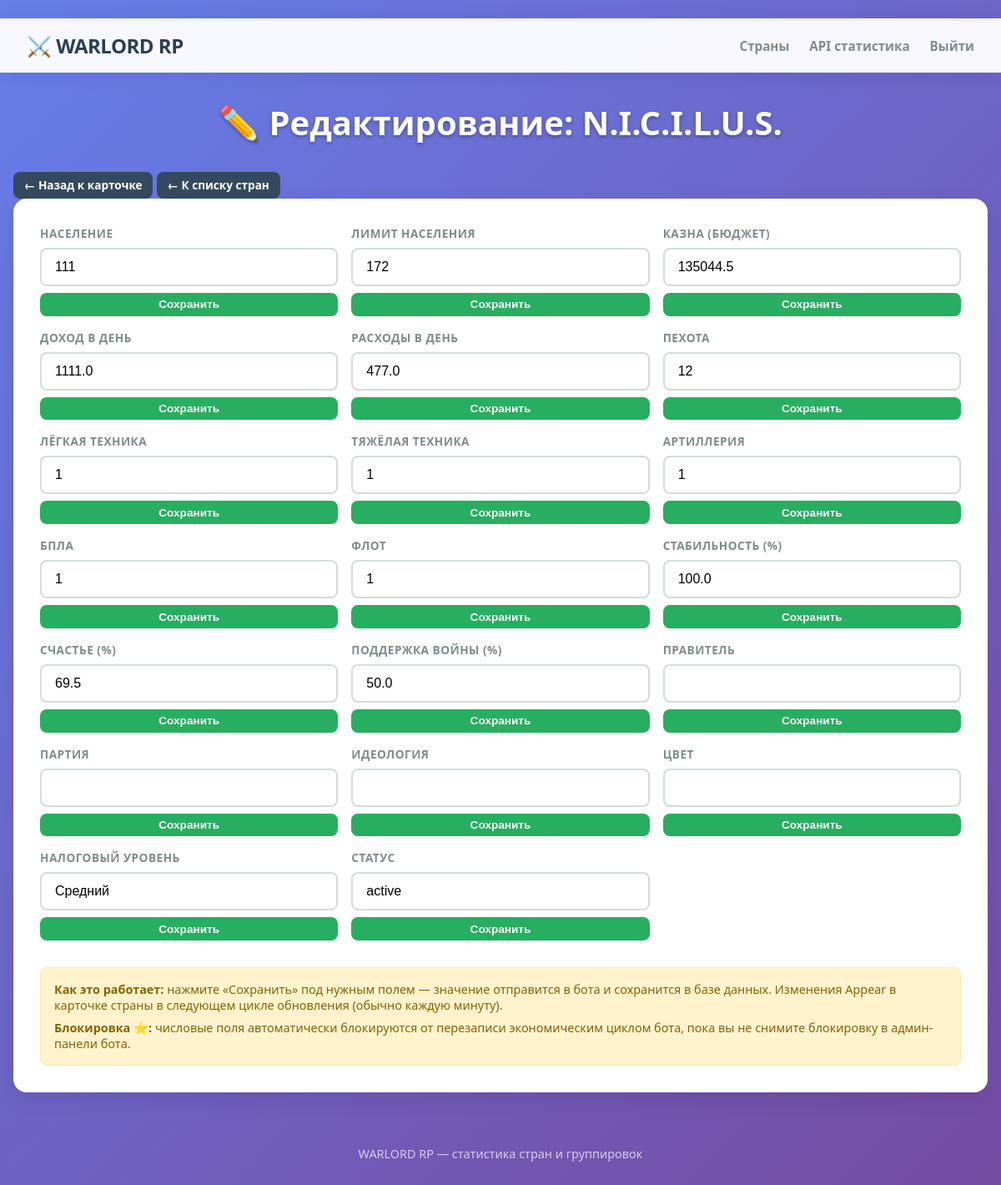
The page /country/N.I.C.I.L.U.S./edit (signed in) on the database its author committed.
### tables this page shows
CREATE TABLE countries (
    id INTEGER PRIMARY KEY AUTOINCREMENT,
    name TEXT UNIQUE NOT NULL,
    flag_file_id TEXT,
    ruler TEXT,
    party TEXT,
    ideology TEXT,
    color TEXT,
    population INTEGER DEFAULT 0,
    population_capacity INTEGER DEFAULT 0,
    budget REAL DEFAULT 0,
    income_daily REAL DEFAULT 0,
    expenses_daily REAL DEFAULT 0,
    army_infantry INTEGER DEFAULT 0,
    army_light_vehicles INTEGER DEFAULT 0,
    army_heavy_wheeled INTEGER DEFAULT 0,
    army_artillery INTEGER DEFAULT 0,
    army_drones INTEGER DEFAULT 0,
    army_navy INTEGER DEFAULT 0,
    tax_level TEXT DEFAULT 'Средний',
    stability REAL DEFAULT 70,
    war_support REAL DEFAULT 50,
    happiness REAL DEFAULT 50,
    resources_json TEXT DEFAULT '[]',
    settlements_json TEXT DEFAULT '[]',
    industry_json TEXT DEFAULT '[]',
    research_json TEXT DEFAULT '[]',
    card_message_id INTEGER,
    updated_at TEXT
, prev_population INTEGER DEFAULT 0, prev_budget REAL DEFAULT 0, prev_army_infantry INTEGER DEFAULT 0, prev_army_light_vehicles INTEGER DEFAULT 0, prev_army_heavy_wheeled INTEGER DEFAULT 0, prev_army_artillery INTEGER DEFAULT 0, prev_army_drones INTEGER DEFAULT 0, prev_army_navy INTEGER DEFAULT 0, prev_stability REAL DEFAULT 0, prev_war_support REAL DEFAULT 0, prev_happiness REAL DEFAULT 0, last_econ_at TEXT, summary TEXT, notifications_json TEXT DEFAULT '[]', status TEXT DEFAULT 'active', aliases_json TEXT DEFAULT '[]', card_fingerprint TEXT, registered_at TEXT, start_budget REAL DEFAULT 75000, last_activity_at TEXT, card_published_at TEXT, last_post_at TEXT, stats_source TEXT DEFAULT 'anketa', ojat INTEGER DEFAULT 0, tx999 INTEGER DEFAULT 0, capital TEXT, ruler_chat_id INTEGER, channel_url TEXT, accepted_at TEXT, ruler_user_id INTEGER);

### app/webapp/__init__.py (the view)
    @app.route("/country/<path:name>")
    @_require_auth
    def country_detail(name: str):
        country = _run(db.get_country(name)) if db else None
        if not country:
            abort(404)
        return render_template("country.html", country=_country_to_dict(country))

### app/warlord/db.py (called while the page is built)
def _loads(value: Any, default: Any) -> Any:
    if not value:
        return default
    if isinstance(value, (list, dict)):
        return value
    try:
        return json.loads(value)
    except (TypeError, json.JSONDecodeError):
        return default

    async def _fetchone(self, sql: str, params: tuple = ()) -> aiosqlite.Row | None:
        async with self._db.execute(sql, params) as cur:
            return await cur.fetchone()

    @staticmethod
    def _country_from_row(row: aiosqlite.Row) -> dict[str, Any]:
        data = dict(row)
        for key in _COUNTRY_JSON_FIELDS:
            data[key] = _loads(data.get(key), [])
        return data

    async def get_country(self, name: str) -> dict[str, Any] | None:
        row = await self._fetchone("SELECT * FROM countries WHERE name=?", (name,))
        return self._country_from_row(row) if row else None

### app/webapp/__init__.py (called while the page is built)
def _run(coro):
    try:
        loop = asyncio.get_event_loop()
    except RuntimeError:
        loop = asyncio.new_event_loop()
        asyncio.set_event_loop(loop)
    return loop.run_until_complete(coro)

def _require_auth(f):
    @wraps(f)
    def decorated(*args, **kwargs):
        if not session.get("admin"):
            return redirect(url_for("login", next=request.path))
        return f(*args, **kwargs)
    return decorated

### app/webapp/templates/country_edit.html (shortened to what this page needs)
﻿{% extends "base.html" %}
{% block content %}
<h1>✏️ Редактирование: {{ country.name }}</h1>
<a href="{{ url_for('country_detail', name=country.name) }}" class="btn btn-small">← Назад к карточке</a>
<a href="{{ url_for('index') }}" class="btn btn-small">← К списку стран</a>
<div class="edit-card">
    <form id="editForm">
        <div class="field-row">
            {% for field_key, field_label, field_type in editable_fields %}
            <div class="form-group">
                <label>{{ field_label }}</label>
                {% if field_type == "number" %}
                    <input type="number" name="{{ field_key }}" value="{{ country[field_key] if country[field_key] is not none else 0 }}" step="any" required>
                {% else %}
                    <input type="text" name="{{ field_key }}" value="{{ country[field_key] or '' }}" required>
                {% endif %}
                <button type="button" class="btn btn-small btn-save save-field" data-field="{{ field_key }}">Сохранить</button>
            </div>
            {% endfor %}
        </div>
    </form>
    <div class="edit-note">
        <p><strong>Как это работает:</strong> нажмите «Сохранить» под нужным полем — значение отправится в бота и сохранится в базе данных. Изменения Appear в карточке страны в следующем цикле обновления (обычно каждую минуту).</p>
        <p><strong>Блокировка ⭐:</strong> числовые поля автоматически блокируются от перезаписи экономическим циклом бота, пока вы не снимите блокировку в админ-панели бота.</p>
    </div>
</div>
{% endblock %}

### app/webapp/static/style.css (style rules this page uses)
:root { --primary: #2c3e50; --secondary: #34495e; --accent: #e74c3c; --success: #27ae60; --warning: #f39c12; --info: #3498db; --light: #ecf0f1; --dark: #2c3e50; --bg: #f5f7fa; --card-bg: #ffffff; --text: #2c3e50; --text-muted: #7f8c8d; --border: #d5dbdb; }
body { font-family: "Segoe UI", Roboto, "Helvetica Neue", Arial, sans-serif; background: linear-gradient(135deg, #667eea 0%, #764ba2 100%); min-height: 100vh; color: var(--text); overflow-x: hidden; }
h1 { font-size: 2.5rem; color: white; text-align: center; margin-bottom: 2rem; text-shadow: 0 2px 4px rgba(0,0,0,0.3); }
.btn { display: inline-block; padding: 0.6rem 1.2rem; border: none; border-radius: 8px; font-size: 0.95rem; font-weight: 600; text-decoration: none; cursor: pointer; transition: all 0.2s; }
.btn-small { padding: 0.4rem 0.8rem; font-size: 0.85rem; background: var(--secondary); color: white; }
.btn-save { background: var(--success); color: white; }
.edit-card { background: var(--card-bg); border-radius: 16px; padding: 2rem; box-shadow: 0 8px 24px rgba(0,0,0,0.1); margin-bottom: 2rem; }
.field-row { display: grid; grid-template-columns: repeat(auto-fill, minmax(300px, 1fr)); gap: 1rem; margin-bottom: 2rem; }
.form-group { display: flex; flex-direction: column; gap: 0.5rem; }
.form-group label { font-size: 0.85rem; font-weight: 600; color: var(--text-muted); text-transform: uppercase; letter-spacing: 0.5px; }
.form-group input { padding: 0.75rem 1rem; border: 2px solid var(--border); border-radius: 8px; font-size: 1rem; outline: none; transition: border-color 0.3s; }
.edit-note { background: #fff3cd; border: 1px solid #ffeaa7; border-radius: 8px; padding: 1rem; color: #856404; font-size: 0.9rem; }
.edit-note p { margin-bottom: 0.5rem; }
.edit-note p:last-child { margin-bottom: 0; }

### app/webapp/templates/base.html (style rules this page uses)
:root { --tg-bg-color: #ffffff; --tg-text-color: #000000; --tg-hint-color: #888888; --tg-link-color: #2481cc; --tg-button-color: #2481cc; --tg-button-text-color: #ffffff; --tg-secondary-button-color: #f5f5f5; --tg-secondary-button-text-color: #000000; --tg-header-bg-color: #ffffff; --tg-header-text-color: #000000; }
body { background-color: var(--tg-bg-color); color: var(--tg-text-color); }

### rows shown on the page
countries: name "N.I.C.I.L.U.S.", population "111" "172" "135044.5" "1111.0" "477.0" "12" "1" "1" "1" "1" "1" "100.0" "69.5" "50.0", tax_level "Средний" "active"

### other values the page prints
{{ field_label }} "НАСЕЛЕНИЕ" "ЛИМИТ НАСЕЛЕНИЯ" "КАЗНА (БЮДЖЕТ)" "ДОХОД В ДЕНЬ" "РАСХОДЫ В ДЕНЬ" "ПЕХОТА" "ЛЁГКАЯ ТЕХНИКА" "ТЯЖЁЛАЯ ТЕХНИКА" "АРТИЛЛЕРИЯ" "БПЛА" "ФЛОТ" "СТАБИЛЬНОСТЬ (%)" "СЧАСТЬЕ (%)" "ПОДДЕРЖКА ВОЙНЫ (%)" "ПРАВИТЕЛЬ" "ПАРТИЯ" "ИДЕОЛОГИЯ" "ЦВЕТ" "НАЛОГОВЫЙ УРОВЕНЬ" "СТАТУС"
